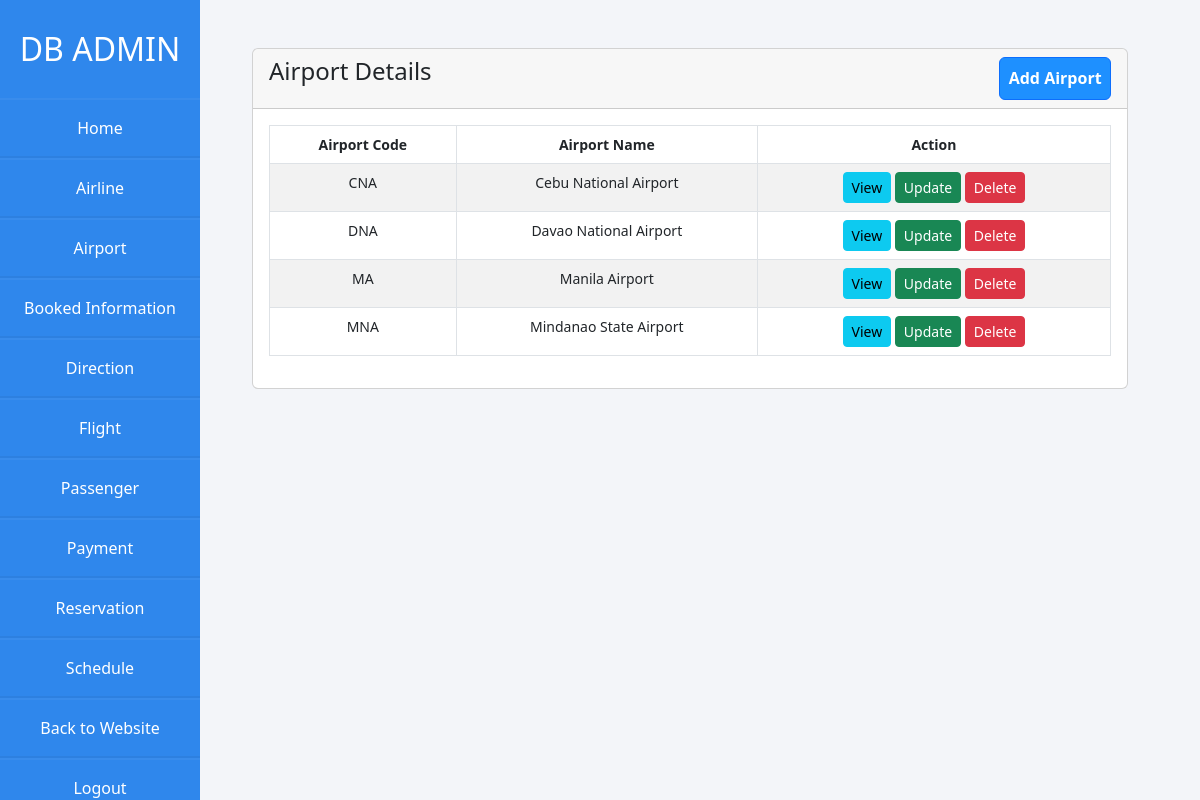
/Airlines/admin/airport.php, run on an earlier commit of the app's database.
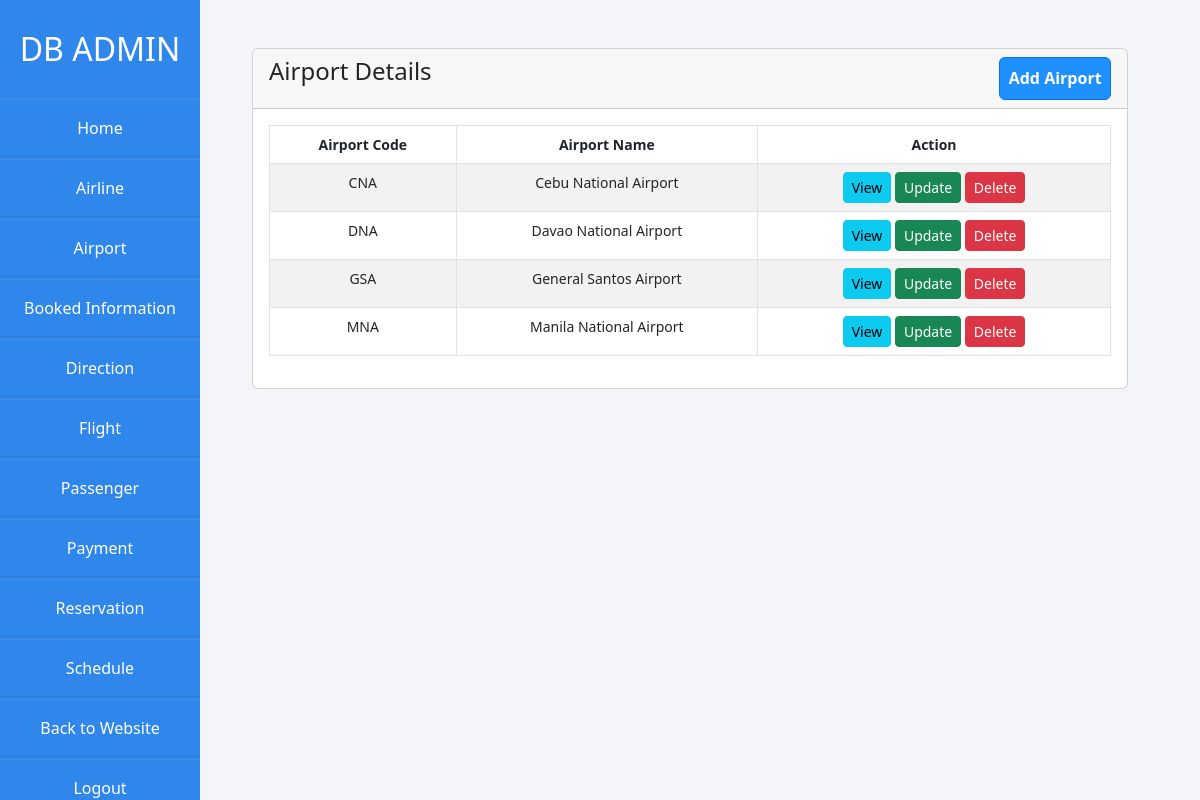
And on a later commit of the database.
### tables this page shows
CREATE TABLE `airport` (
  `airport_code` char(3) NOT NULL,
  `airport_name` varchar(255) NOT NULL
);

### Airlines/admin/airport.php (the view, shortened to what this page needs)
<?php
  require 'dbcon.php';
?>
<!doctype html>
<html lang="en">
  <head>
    <link href="https://cdn.jsdelivr.net/npm/bootstrap@5.2.0-beta1/dist/css/bootstrap.min.css" rel="stylesheet">
    <link rel="stylesheet" href="css/styles.css">
  </head>
  <body>
    <div class="wrapper">
      <div class="sidebar">
        <h2>DB Admin</h2>
        <li><a href="admin.php">Home</a></li>
        <li><a href="airline.php">Airline</a></li>
        <li><a href="airport.php">Airport</a></li>
        <li><a href="booked-information.php">Booked Information</a></li>
        <li><a href="direction.php">Direction</a></li>
        <li><a href="flight.php">Flight</a></li>
        <li><a href="passenger.php">Passenger</a></li>
        <li><a href="payment.php">Payment</a></li>
        <li><a href="reservation.php">Reservation</a></li>
        <li><a href="schedule.php">Schedule</a></li>
        <li><a href="../home.php"> Back to Website</a></li>
        <li><a href="logout-admin.php"> Logout</a></li>
      </div>
    </div>
    <div class="container mt-5">
      <div class="row">
        <div class="col-md-12">
          <div class="card">
            <div class="card-header">
              <h4>Airport Details
                <a href="airport-create.php" class="btn btn-primary float-end">Add Airport</a>
              </h4>
            </div>
            <div class="card-body">
              <table class="table table-bordered table-striped">
                  <thead>
                      <tr>
                        <th>Airport Code</th>
                        <th>Airport Name</th>
                        <th>Action</th>
                      </tr>
                  </thead>
                  <tbody>
                    <?php
                      $query = "SELECT * FROM airport";
                      $query_run = mysqli_query($con, $query);
                      if(mysqli_num_rows($query_run) > 0){
                        foreach($query_run as $airport){
                          ?>
                          <tr>
                            <td><?= $airport['airport_code']; ?></td>
                            <td><?= $airport['airport_name']; ?></td>
                            <td>
                              <a href="airport-view.php?airport_code=<?= $airport['airport_code']; ?>" class="btn btn-info btn-sm">View</a>
                              <a href="airport-update.php?airport_code=<?= $airport['airport_code']; ?>" class="btn btn-success btn-sm">Update</a>
                              <form action="code.php" method='POST' class="d-inline">
                                <button type="submit" name="delete_airport" value="<?=$airport['airport_code']; ?>" class="btn btn-danger btn-sm">Delete</a>
                              </form>
                            </td>
                          </tr>
                          <?php
                        }
                      }
                      else{
                        echo '<h5>No Record Found </h5>';
                      }
                    ?>
                  </tbody>
              </table>
            </div>
          </div>
        </div>
      </div>
    </div>
  </body>
</html>

What changed in the data, as far as the page shows it:
removed airport: airport_code "MA", airport_name "Manila Airport"
added airport: airport_code "GSA", airport_name "General Santos Airport"
changed airport "MNA": airport_name "Mindanao State Airport" → "Manila National Airport"
